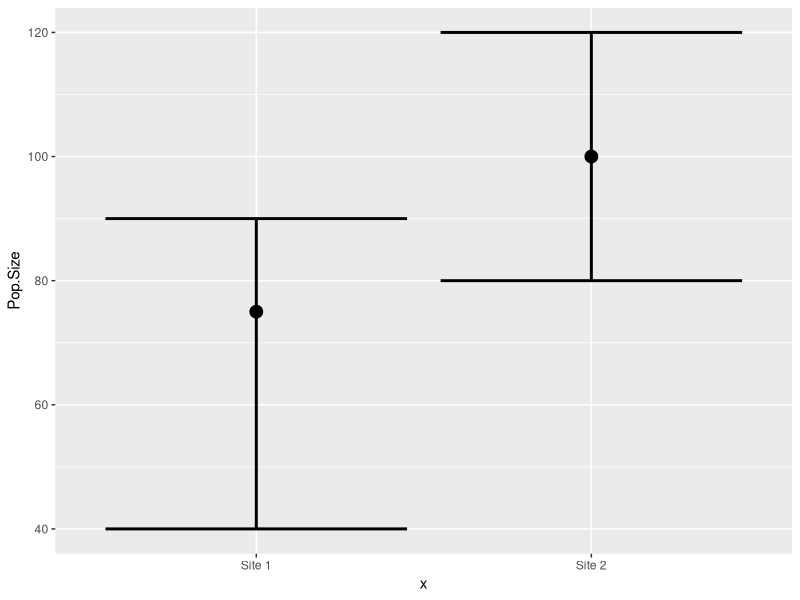
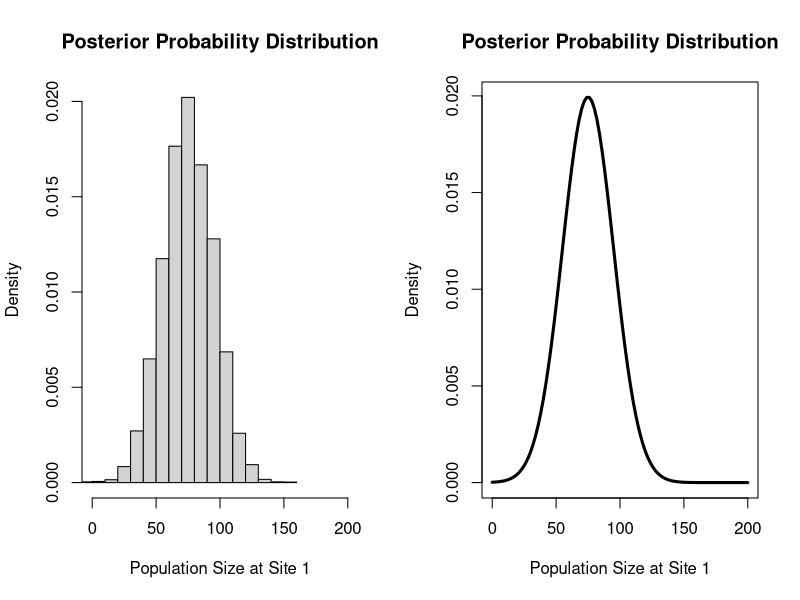
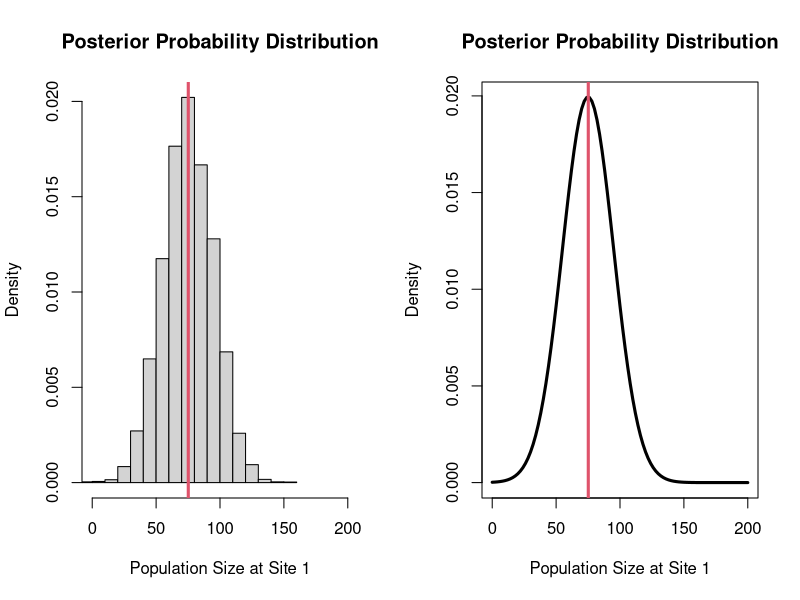
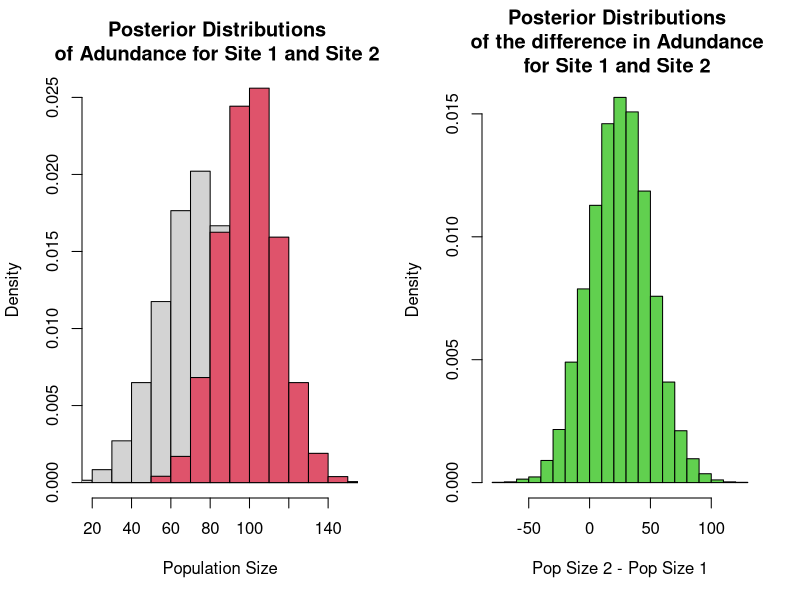
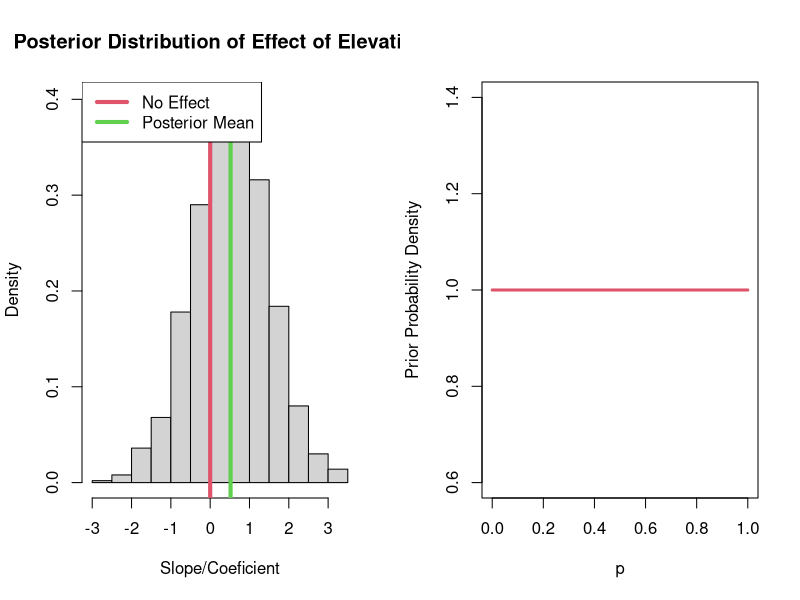
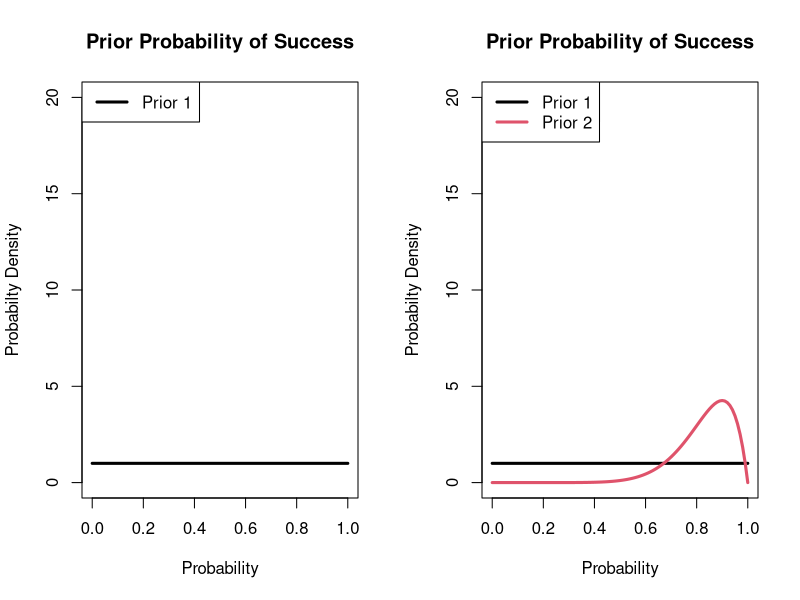
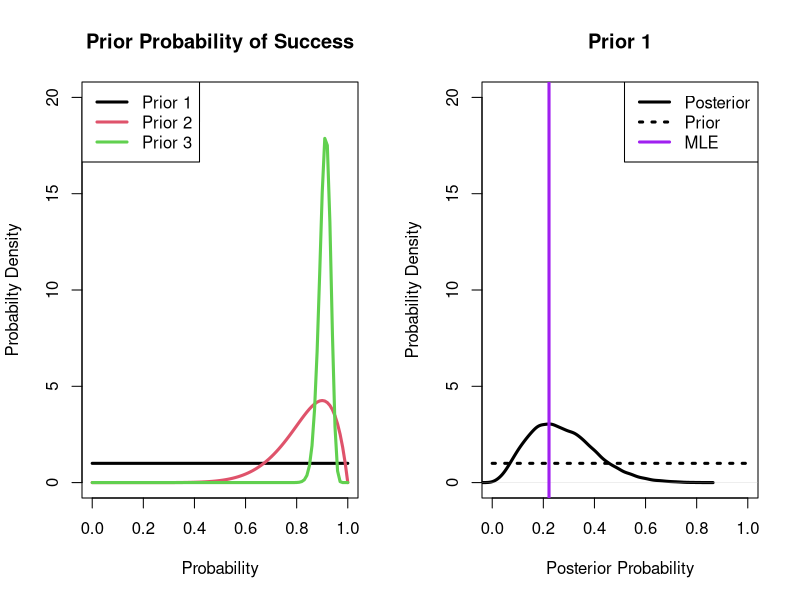
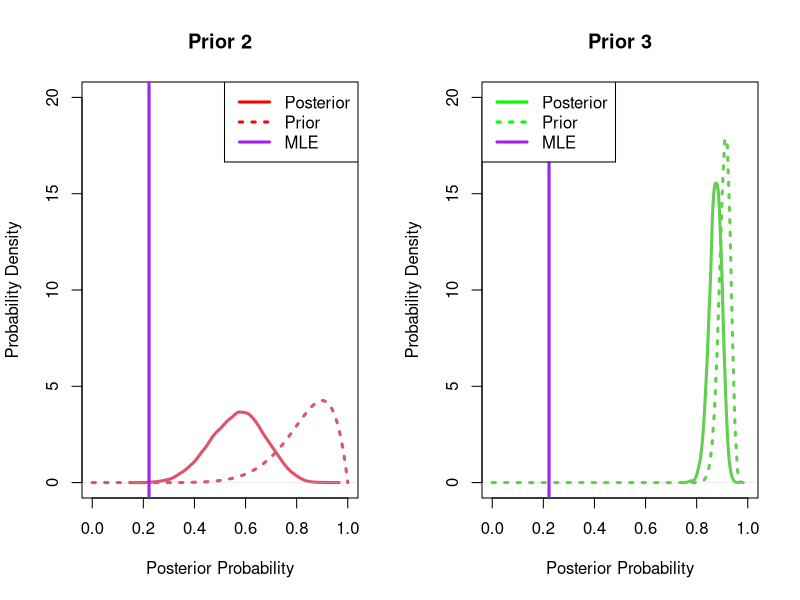

Write the R code that produced these figures, in order.
## ---- chunk 1
set.seed(923874)                 # Create example data
data <- data.frame(x = c("Site 1","Site 2"),
                         Pop.Size = c(75,100),
                         lower = c(40,80),
                         upper = c(90,120))

library("ggplot2")
ggplot(data, aes(x, Pop.Size)) +        # ggplot2 plot with confidence intervals
  geom_point(cex=4) +
  geom_errorbar(aes(ymin = lower, ymax = upper),size = 1)

## ---- chunk 2
par(mfrow=c(1,2))
post1=rnorm(10000,75,20)
hist(post1,xlim=c(0,200),freq=FALSE,main="Posterior Probability Distribution",xlab="Population Size at Site 1")
curve(dnorm(x,75,20),xlim=c(0,200),main="Posterior Probability Distribution",ylab="Density",lwd=3,xlab="Population Size at Site 1")
## ---- chunk 3
par(mfrow=c(1,2))
hist(post1,xlim=c(0,200),freq=FALSE,main="Posterior Probability Distribution",xlab="Population Size at Site 1")
abline(v=mean(post1),lwd=3,col=2)

curve(dnorm(x,75,20),xlim=c(0,200),main="Posterior Probability Distribution",ylab="Density",lwd=3,xlab="Population Size at Site 1")
abline(v=mean(post1),lwd=3,col=2)
## ---- chunk 4
par(mfrow=c(1,2))
set.seed(4345)
post1=post1
post2=rnorm(10000,100,15)
hist(post1,freq=FALSE,xlim=c(20,150),ylim=c(0,0.025),main="Posterior Distributions \nof Adundance for Site 1 and Site 2 ",
     xlab="Population Size")
hist(post2,freq=FALSE,xlim=c(20,150),add=TRUE,col=2)
diff=post2-post1
hist(diff,freq=FALSE,col=3,main="Posterior Distributions \nof the difference in Adundance \nfor Site 1 and Site 2 ",
     xlab="Pop Size 2 - Pop Size 1")
## ---- chunk 5
diff=post2-post1
length(which(diff>0))/length(diff)
## ---- chunk 6
set.seed(5435)
x=seq(-1,1,by=0.1)
y=rnorm(21,mean=1+1*x,sd=1)
## ---- chunk 7
summary(glm(y~x))
## ---- chunk 8
set.seed(543534)
post=rnorm(1000,0.5,1)
hist(post,main="Posterior Distribution of Effect of Elevation",freq = FALSE,xlab="Slope/Coeficient")
abline(v=0, lwd=4,col=2)
abline(v=mean(post), lwd=4,col=3)
legend("topleft",col=c(2,3),lwd=4,legend=c("No Effect", "Posterior Mean"))
## ---- chunk 9
#Posterior Mean
  mean(post)
## ---- chunk 10
#Credible/Probability Intervals 
  quantile(post,prob=c(0.025,0.975))
## ---- chunk 11
# #Probabilty of a postive effect
 length(which(post>0))/length(post)
## ---- chunk 12
# #Probabilty of a negative effect
 length(which(post<0))/length(post)
## ---- chunk 13
curve(dbeta(x,1,1),xlim=c(0,1),lwd=3,col=2,xlab="p",
      ylab = "Prior Probability Density")
## ---- chunk 14
# Survival outcomes of three adult hippos
  y1=c(0,0,0,0,0,0,0,1,1)
  N1=length(y1)
  mle.p=mean(y1)
  mle.p
## ---- chunk 15
  alpha.prior1=1
  beta.prior1=1
## ---- chunk 16
#Plot of prior 1
curve(dbeta(x,shape1=alpha.prior1,shape2=beta.prior1),lwd=3,
      xlab="Probability",ylab="Probabilty Density",
      main="Prior Probability of Success",ylim=c(0,20))
legend("topleft",col=c(1,2),legend=c("Prior 1"),lwd=3)
## ---- chunk 17
  alpha.prior2=10
  beta.prior2=2
## ---- chunk 18
curve(dbeta(x,shape1=alpha.prior1,shape2=beta.prior1),lwd=3,
      xlab="Probability",ylab="Probabilty Density",
      main="Prior Probability of Success",ylim=c(0,20))
legend("topleft",col=c(1,2),legend=c("Prior 1"),lwd=3)
curve(dbeta(x,shape1=alpha.prior2,shape2=beta.prior2),lwd=3,col=2,add=TRUE)
legend("topleft",col=c(1,2),legend=c("Prior 1", "Prior 2"),lwd=3)
## ---- chunk 19
  alpha.prior3=150
  beta.prior3=15
## ---- chunk 20
curve(dbeta(x,shape1=alpha.prior1,shape2=beta.prior1),lwd=3,
      xlab="Probability",ylab="Probabilty Density",
      main="Prior Probability of Success",ylim=c(0,20))
legend("topleft",col=c(1,2),legend=c("Prior 1"),lwd=3)
curve(dbeta(x,shape1=alpha.prior2,shape2=beta.prior2),lwd=3,col=2,add=TRUE)
curve(dbeta(x,shape1=alpha.prior3,shape2=beta.prior3),lwd=3,col=3,add=TRUE)
legend("topleft",col=c(1,2,3),legend=c("Prior 1", "Prior 2","Prior 3"),lwd=3)

## ---- chunk 21
# Note- the data are the same, but the prior is changing
  post.1=rbeta(10000,alpha.prior1+sum(y1),beta.prior1+N1-sum(y1))
  post.2=rbeta(10000,alpha.prior2+sum(y1),beta.prior2+N1-sum(y1))
  post.3=rbeta(10000,alpha.prior3+sum(y1),beta.prior3+N1-sum(y1))
## ---- chunk 22
plot(density(post.1),ylim=c(0,20),xlim=c(0,1),col=1,lwd=3,main="Prior 1",
     xlab="Posterior Probability",ylab="Probability Density")
curve(dbeta(x,shape1=alpha.prior1,shape2=beta.prior1),
      add=TRUE,col=1,lwd=3,lty=3)
abline(v=mle.p,col="purple",lwd=3)
legend("topright",lwd=3,lty=c(1,3,1),col=c("black","black","purple"),
       legend=c("Posterior","Prior","MLE"))
## ---- chunk 23
plot(density(post.2),ylim=c(0,20),xlim=c(0,1),col=2,lwd=3,main="Prior 2",
     xlab="Posterior Probability",ylab="Probability Density")
curve(dbeta(x,shape1=alpha.prior2,shape2=beta.prior2),
      add=TRUE,col=2,lwd=3,lty=3)
abline(v=mle.p,col="purple",lwd=3)
legend("topright",lwd=3,lty=c(1,3,1),col=c("red","red","purple"),
       legend=c("Posterior","Prior","MLE"))
## ---- chunk 24
plot(density(post.3),ylim=c(0,20),xlim=c(0,1),col=3,lwd=3,main="Prior 3",
     xlab="Posterior Probability",ylab="Probability Density")
curve(dbeta(x,shape1=alpha.prior3,shape2=beta.prior3),
      add=TRUE,col=3,lwd=3,lty=3)
abline(v=mle.p,col="purple",lwd=3)
legend("topleft",lwd=3,lty=c(1,3,1),col=c("green","green","purple"),
       legend=c("Posterior","Prior","MLE"))
## ---- chunk 25
y2=c(0,1,1,0,1,1,1,1,1,1,1,1,1,1,1,1,1,1,0,
     1,1,1,1,1,1,1,1,1,1,1,1,1,1,1,1,1,1,0)
length(y2)
## ---- chunk 26
N2=length(y2)

mle.p=mean(y2)

post.4=rbeta(10000,alpha.prior1+sum(y2),beta.prior1+N2-sum(y2))
post.5=rbeta(10000,alpha.prior2+sum(y2),beta.prior2+N2-sum(y2))
post.6=rbeta(10000,alpha.prior3+sum(y2),beta.prior3+N2-sum(y2))

plot(density(post.4),ylim=c(0,20),xlim=c(0,1),col=1,lwd=3,main="Prior 1",
     xlab="Posterior Probability",ylab="Probability Density")
curve(dbeta(x,shape1=alpha.prior1,shape2=beta.prior1),
      add=TRUE,col=1,lwd=3,lty=3)
abline(v=mle.p,col="purple",lwd=3)
legend("topleft",lwd=3,lty=c(1,3,1),col=c("black","black","purple"),
       legend=c("Posterior","Prior","MLE"))
## ---- chunk 27
plot(density(post.5),ylim=c(0,20),xlim=c(0,1),col=2,lwd=3,main="Prior 2",
     xlab="Posterior Probability",ylab="Probability Density")
curve(dbeta(x,shape1=alpha.prior2,shape2=beta.prior2),
      add=TRUE,col=2,lwd=3,lty=3)
abline(v=mle.p,col="purple",lwd=3)
legend("topleft",lwd=3,lty=c(1,3,1),col=c("red","red","purple"),
       legend=c("Posterior","Prior","MLE"))
## ---- chunk 28
plot(density(post.6),ylim=c(0,20),xlim=c(0,1),col=3,lwd=3,main="Prior 3",
     xlab="Posterior Probability",ylab="Probability Density")
curve(dbeta(x,shape1=alpha.prior3,shape2=beta.prior3),
      add=TRUE,col=3,lwd=3,lty=3)
abline(v=mle.p,col="purple",lwd=3)
legend("topleft",lwd=3,lty=c(1,3,1),col=c("green","green","purple"),
       legend=c("Prior 1","Prior 2","Prior 3"))

## ---- chunk 29
par(mfrow=c(1,2))
plot(density(post.1),ylim=c(0,20),xlim=c(0,1),col=1,lwd=3,main="Small Data",
     xlab="Posterior Probability",ylab="Probability Density")
#curve(dbeta(x,shape1=alpha1,shape2=beta1),
#      add=TRUE,col=1,lwd=3,lty=3)
#abline(v=mle.p,col="purple",lwd=3)

lines(density(post.2),ylim=c(0,20),xlim=c(0,1),col=2,lwd=3)
#curve(dbeta(x,shape1=alpha2,shape2=beta2),
#      add=TRUE,col=2,lwd=3,lty=3)
#abline(v=mle.p,col="purple",lwd=3)

lines(density(post.3),ylim=c(0,20),xlim=c(0,1),col=3,lwd=3)
#curve(dbeta(x,shape1=alpha3,shape2=beta3),
#      add=TRUE,col=3,lwd=3,lty=3)
#abline(v=mle.p,col="purple",lwd=3)
legend("topleft",lwd=3,lty=c(1,1,1),col=c("black","red","green"),
       legend=c("Prior 1","Prior 2","Prior 3"))

#################
plot(density(post.4),ylim=c(0,20),xlim=c(0,1),col=1,lwd=3,main="More Data",
     xlab="Posterior Probability",ylab="Probability Density")
#curve(dbeta(x,shape1=alpha1,shape2=beta1),
#      add=TRUE,col=1,lwd=3,lty=3)
#abline(v=mle.p,col="purple",lwd=3)

lines(density(post.5),ylim=c(0,20),xlim=c(0,1),col=2,lwd=3)
#curve(dbeta(x,shape1=alpha2,shape2=beta2),
#      add=TRUE,col=2,lwd=3,lty=3)
#abline(v=mle.p,col="purple",lwd=3)

lines(density(post.6),ylim=c(0,20),xlim=c(0,1),col=3,lwd=3)
#curve(dbeta(x,shape1=alpha3,shape2=beta3),
#      add=TRUE,col=3,lwd=3,lty=3)
#abline(v=mle.p,col="purple",lwd=3)
legend("topleft",lwd=3,lty=c(1,1,1),col=c("black","red","green"),
       legend=c("Prior 1","Prior 2","Prior 3"))
